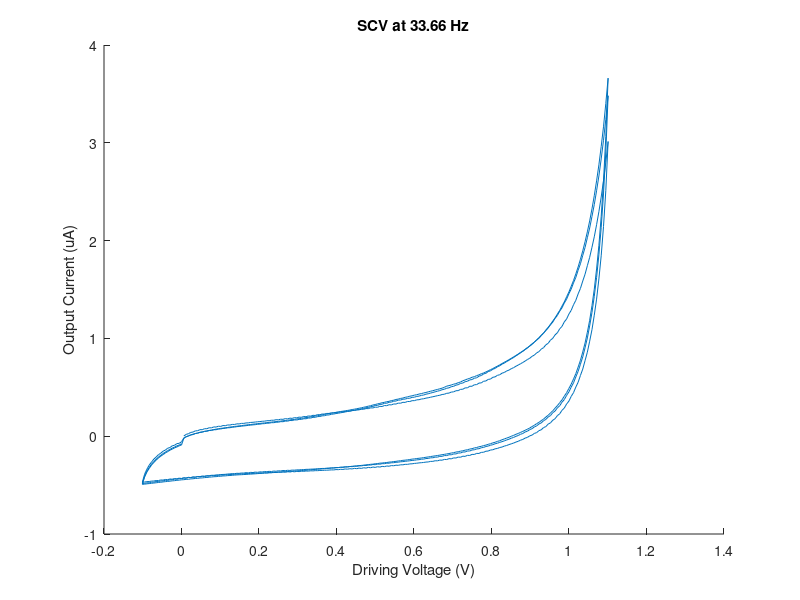
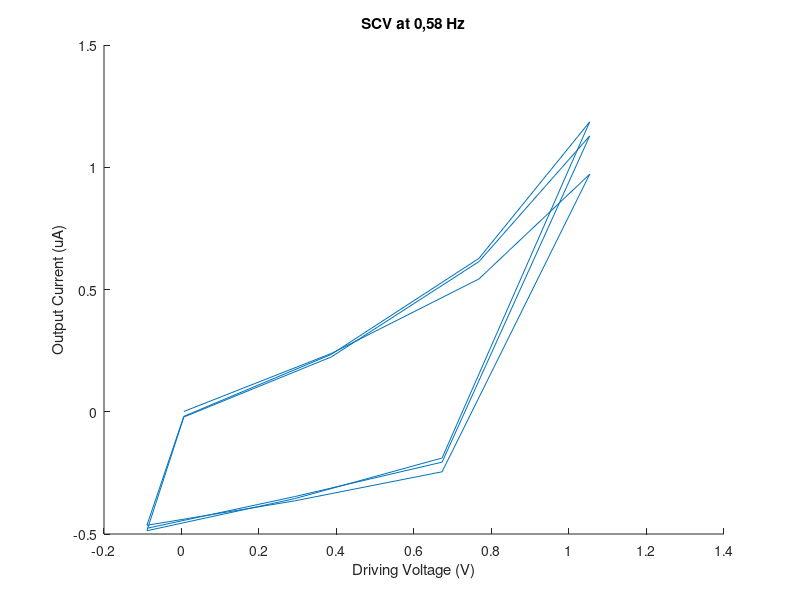
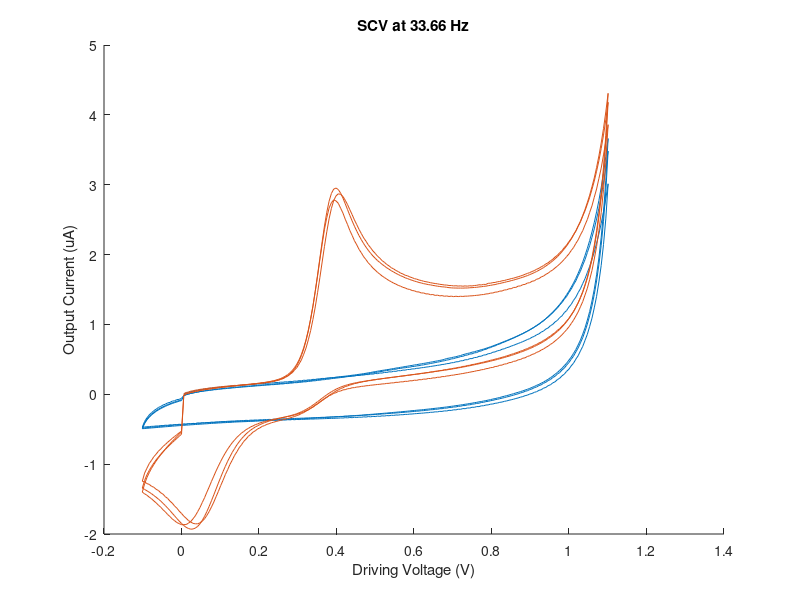
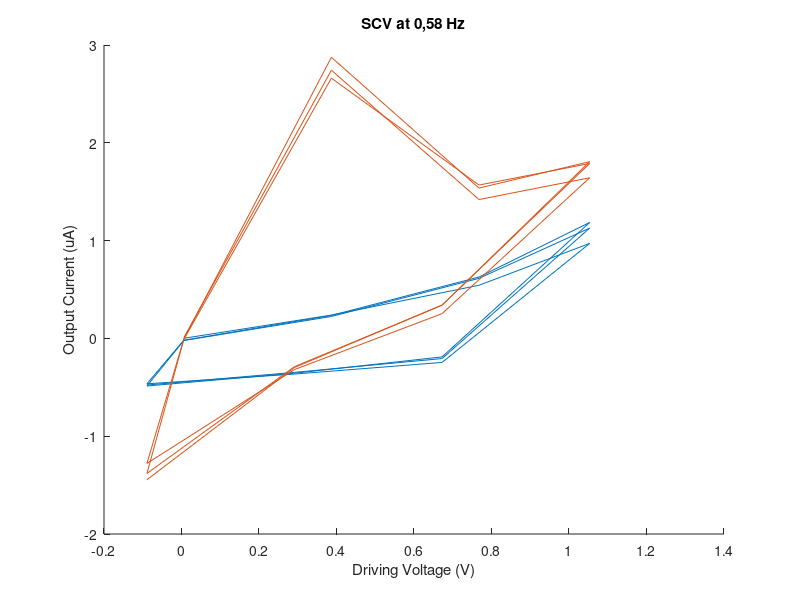

The MATLAB script that drew these images, in order:
%%%%%%%%%%%%%%%%%%%%%%%%%%%%%%%%%%%%%%%%%%%%%%%%%%%%%%%%%%%%%%%%%   
%      Simone AIASSA                  
% Politecnico di Torino, Turin, Italy 
% EPFL, Lausanne, Switzerland         
%                          27.05.2019 
%
% DISCLAIMER:
% 
% To use this data you have to cite the author as follow:
% [] S. Aiassa, S. Carrara and D. Demarchi, "Optimized Sampling Rate for Voltammetry-Based Electrochemical Sensing in Wearable and IoT Applications," in IEEE Sensors Letters. doi: 10.1109/LSENS.2019.2918575.
%
%%%%%%%%%%%%%%%%%%%%%%%%%%%%%%%%%%%%%%%%%%%%%%%%%%%%%%%%%%%%%%%%%

close all
clear all

%load the matlab file
load SCV.mat
load DPV.mat

%number of calibration series
number_of_series = 7;

%set figures
for i=1:14
    figure(i)
    hold on;
    xlabel("Driving Voltage (V)");
    ylabel("Output Current (uA)");
end
         
%cycle on calibrtion series and plot
for i=1:number_of_series
    
     figure(1) 
     plot(CV33_66{i}(1,:), CV33_66{i}(2,:)); 
     title("SCV at 33.66 Hz");
     saveas(gcf,'first','epsc')
     figure(2)
     plot(CV16_83{i}(1,:), CV16_83{i}(2,:)); 
     title("SCV at 16,83 Hz");
     figure(3)
     plot(CV8_41{i}(1,:), CV8_41{i}(2,:));  
     title("SCV at 8,41 Hz");
     figure(4)
     plot(CV4_25{i}(1,:), CV4_25{i}(2,:));  
     title("SCV at 4,25 Hz");
     figure(5)
     plot(CV2_16{i}(1,:), CV2_16{i}(2,:));  
     title("SCV at 2,16 Hz");
     figure(6)
     plot(CV1_08{i}(1,:), CV1_08{i}(2,:));  
     title("SCV at 1,08 Hz");
     figure(7)
     plot(CV0_58{i}(1,:), CV0_58{i}(2,:));  
     title("SCV at 0,58 Hz");
     saveas(gcf,'third','epsc')
     figure(8)
     plot(DPV16_83{i}(1,:), DPV16_83{i}(2,:)); 
     title("DPV at 16,83 Hz");
     figure(9)
     plot(DPV8_41{i}(1,:), DPV8_41{i}(2,:));  
     title("DPV at 8,41 Hz");
     figure(10)
     plot(DPV4_25{i}(1,:), DPV4_25{i}(2,:));  
     title("DPV at 4,25 Hz");
     figure(11)
     plot(DPV2_16{i}(1,:), DPV2_16{i}(2,:));  
     title("DPV at 2,16 Hz");
     figure(12)
     plot(DPV1_08{i}(1,:), DPV1_08{i}(2,:));  
     title("DPV at 1,08 Hz");
     figure(13)
     plot(DPV0_58{i}(1,:), DPV0_58{i}(2,:));  
     title("DPV at 0,58 Hz");
     figure(14)
     plot(DPV0_29{i}(1,:), DPV0_29{i}(2,:));  
     title("DPV at 0,29 Hz");    
end

%add legends
for i=1:14
    figure(i)
    legend("0uM", "50uM", "100uM", "150uM", "200uM", "250uM", "300uM");
end

fclose('all');